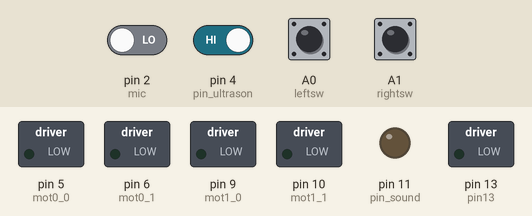
A sketch run on a simulated Arduino Uno, built with avr-gcc and run on an emulated ATmega328P. Shown: switched loads named in the sketch (green lamp = pin HIGH), output pins drawn as LEDs (lit = HIGH). Dashed ring = blinking. The inputs (shaded band) are chosen by the test bench; at power-on: pin 4 (pin_ultrason) HIGH, A0 (leftsw), A1 (rightsw), pin 2 (mic) LOW.

Above: at 6.2 s.
6.3 s: pin 4 (pin_ultrason) driven LOW
At 7.5 s:
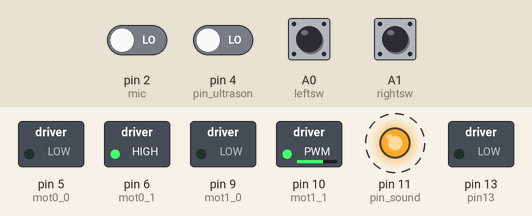
12.3 s: pin 4 (pin_ultrason) driven HIGH
At 14.7 s:
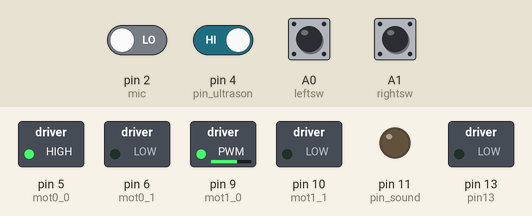
15.2 s: A1 (rightsw) pulled HIGH for 0.15 s
At 18.8 s:
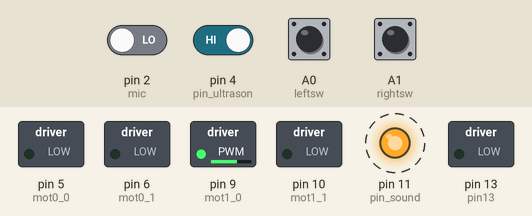
Timing chart, 0 to 24.1 s (numbered marks = the images above; inputs shaded):
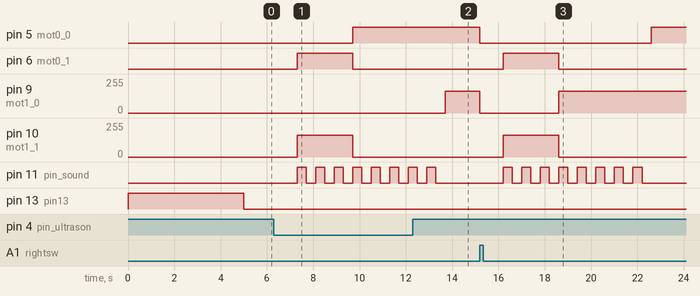

Measured:
- after the input at 6.3 s, pin 5 (mot0_0): LOW → HIGH after 3.4 s; pin 6 (mot0_1): LOW → HIGH after 1.0 s, → LOW 2.4 s later; pin 10 (mot1_1): 0/255 → 165/255 after 1.0 s, → 0/255 2.4 s later; pin 11 (pin_sound): alternates HIGH for 0.40 s and LOW for 0.40 s, starting after 1.0 s
- after the input at 12.3 s, pin 5 (mot0_0): stays HIGH (without the input it goes to LOW after 1.4 s); pin 6 (mot0_1): stays LOW (without the input it goes to HIGH after 2.4 s)
- after the input at 15.2 s, pin 5 (mot0_0): HIGH → LOW at once, → HIGH 7.4 s later; pin 6 (mot0_1): LOW → HIGH after 1.0 s, → LOW 2.4 s later

The sketch:

robot6.ino
```cpp
//////////////////////////////////////////////////////
//
// Ardubot old school
// Designed by naldin
// naldin.net (at) gmail
// 01/16/2014
// v2.00 (PWM)
//
// *News 01/29/2014
// -now only one pin (7 to HIGH) for set follow line
// -added switch left and right in the corner
// -for each turn the bot turn to left and next to right
//
// *News 01/18/2014
// -added beep when robot is turning
// -added line follow function
//     for this to work it is necessary pin4 and 7 are in HIGH
// -start robot with sound
//
// *News 01/17/2014:
// -using original ultrasonic board
//
//////////////////////////////////////////////////////

//Constants
const int pin13 = 13;         //led
const int mot0_0 = 5;         //motor 0 [pin17]
const int mot0_1 = 6;         //motor 0 [pin19]
const int mot1_0 = 9;         //motor 1 [pin21]
const int mot1_1 = 10;        //motor 1 [pin23]
const int pin_ultrason = 4;   //ultrason out
const int pin_sound = 11;     //speaker [J9]
const int infrared_J1 = 3;    //infrared [pin1]
const int infrared_J5 = 12;   //infrared [pin25]
const int set_infrared = 7;   //set follow black line
const int mic = 2;            //microphone
const int leftsw = A0;        //shitch left [pin5]
const int rightsw = A1;       //switch right [pin7]

//Variables
int motpwm0_0 = 255;          //default = 255
int motpwm0_1 = 0;
int motpwm1_0 = 165;          //default = 165
int motpwm1_1 = 0;
int side = 1;                 //change side to turn

void setup() {
  //setting ports
  pinMode (pin13, OUTPUT);
  pinMode (mot0_0, OUTPUT);
  pinMode (mot0_1, OUTPUT);
  pinMode (mot1_0, OUTPUT);
  pinMode (mot1_1, OUTPUT);
  pinMode (pin_sound, OUTPUT);

  pinMode (pin_ultrason, INPUT);
  pinMode (infrared_J1, INPUT);
  pinMode (infrared_J5, INPUT);
  pinMode (mic, INPUT);

  //starting
  offbot();
  digitalWrite(pin13, HIGH);
  delay(5000); //delay before start for ultrasonic board steady
  digitalWrite(pin13, LOW);
}

void loop() {
  digitalWrite(pin_sound, LOW); //sound off

  //start only after sound
  if (digitalRead(mic) == HIGH){
    runbot(); //running

    //call function follow black line
    if (digitalRead(set_infrared) == HIGH){
      motpwm0_0 = 230; //default = 255
      motpwm1_0 = 149; //default = 165
      f_line();
    }
  }

  //turn through ultrason
  if (digitalRead(pin_ultrason) == LOW){

    //choose which side the bot will turn
    if (side == 1){
      turnbotright();
    }
    else{
      turnbotleft();
    }
  }

  //turn through left switch
  if (digitalRead(leftsw) == HIGH){
    turnbotright();
  }

  //turn through right switch
  if (digitalRead(rightsw) == HIGH){
    turnbotleft();
  }
}

// function turn on motors
void runbot(){
  analogWrite (mot0_0, motpwm0_0);
  analogWrite (mot0_1, 0);
  analogWrite (mot1_0, motpwm1_0);
  analogWrite (mot1_1, 0);
}

// function turn off motors
void offbot(){
  analogWrite (mot0_0, 0);
  analogWrite (mot0_1, 0);
  analogWrite (mot1_0, 0);
  analogWrite (mot1_1, 0);
}

// function turn left 180º
void turnbotleft(){
  offbot();
  delay(1000);
  analogWrite (mot0_0, 0);
  analogWrite (mot0_1, motpwm0_0);
  analogWrite (mot1_0, 0);
  analogWrite (mot1_1, motpwm1_0);
  beepbot(3, 400); //beep while back

  analogWrite (mot0_0, 0);
  analogWrite (mot0_1, 0);
  analogWrite (mot1_0, motpwm1_0);
  analogWrite (mot1_1, 0);
  beepbot(5, 400); //beep while turn
  side = 1;
  runbot(); //run again
}

// function turn right 180º
void turnbotright(){
  offbot();
  delay(1000);
  analogWrite (mot0_0, 0);
  analogWrite (mot0_1, motpwm0_0);
  analogWrite (mot1_0, 0);
  analogWrite (mot1_1, motpwm1_0);
  beepbot(3, 400); //beep while back

  analogWrite (mot0_0, motpwm0_0);
  analogWrite (mot0_1, 0);
  analogWrite (mot1_0, 0);
  analogWrite (mot1_1, 0);
  beepbot(5, 400); //beep while turn
  side = 0;
  runbot(); //run again
}

// function beep
void beepbot(int j, int t){
  int i = 0;
  for (i = 0; i < j; i ++){
    digitalWrite(pin_sound, HIGH);
    delay(t);
    digitalWrite(pin_sound, LOW);
    delay(t);
  }
}

//function follow black line
void f_line(){
  while(1){ //loop forever
    if (digitalRead(infrared_J1) == HIGH){
      analogWrite (mot0_0, 0);
      analogWrite (mot0_1, 0);
      analogWrite (mot1_0, motpwm1_0);
      analogWrite (mot1_1, 0);
      delay(300);
      runbot();
    }

    if (digitalRead(infrared_J5) == HIGH){
      analogWrite (mot0_0, motpwm0_0);
      analogWrite (mot0_1, 0);
      analogWrite (mot1_0, 0);
      analogWrite (mot1_1, 0);
      delay(300);
      runbot();
    }
  }
}
```
